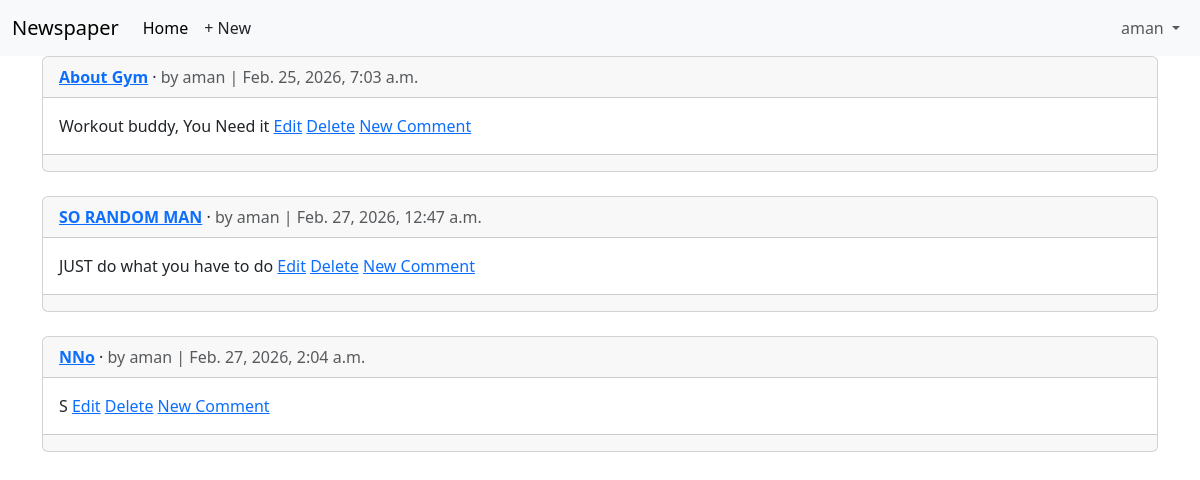
The page /articles/ (signed in) on the database as committed earlier.
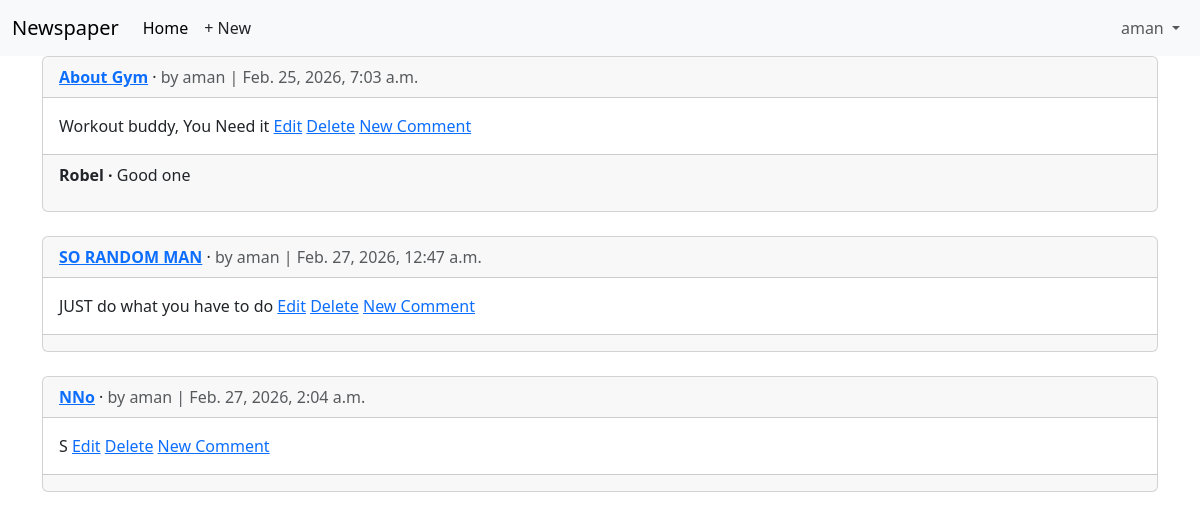
The same page on the database as committed later.
### articles/models.py (models this page shows, shortened)
class Article(models.Model):
    title = models.CharField(max_length = 255)
    body = models.TextField()
    date = models.DateTimeField(auto_now_add=True)
    author = models.ForeignKey(
        settings.AUTH_USER_MODEL,
        on_delete=models.CASCADE,
    )
    def get_absolute_url(self): #defines where you will access the object's detail page and where users are redirected to after Creating or Deleting
        return reverse("article_detail", kwargs={"pk": self.pk})

class Comment(models.Model):
    article = models.ForeignKey(Article, on_delete=models.CASCADE)
    comment = models.CharField(max_length=140)
    author = models.ForeignKey(
        settings.AUTH_USER_MODEL,
        on_delete=models.CASCADE
    )
    def __str__(self):
        return self.comment

### accounts/models.py (models this page shows)
class CustomUser(AbstractUser):
    age = models.PositiveBigIntegerField(null = True, blank = True)

### articles/views.py (the view)
# urls.py: path("",ArticleListView.as_view(), name = "article_list"),
class ArticleListView(LoginRequiredMixin,ListView):
    model = Article
    template_name = "article_list.html"

### templates/article_list.html (shortened to what this page needs)
{% extends "base.html" %}
{% block content %}
{% for article in article_list %}
<div class="card">
<div class="card-header">
<span class="fw-bold">
<a href="{{ article.get_absolute_url }}">{{ article.title }}</a>
</span> &middot;
<span class="text-muted">by {{ article.author }} |
{{ article.date }}</span>
</div>
<div class="card-body">
{{ article.body }}
{% if article.author.pk == request.user.pk %}
<a href="{% url 'article_edit' article.pk %}">Edit</a>
<a href="{% url 'article_delete' article.pk %}">Delete</a>
{% endif %}
<a href = "{{article.get_absolute_url}}">New Comment</a>
</div>
<div class="card-footer">
{% for comment in article.comment_set.all %}
<p>
<span class="fw-bold">
{{ comment.author }} &middot;
</span>
{{ comment }}
</p>
{% endfor %}
</div>
</div>
<br/>
{% endfor %}
{% endblock content %}

Rows that differ between the two databases and show on the page:
added Comment: author "Robel", comment "Good one", shown under Article "About Gym"
